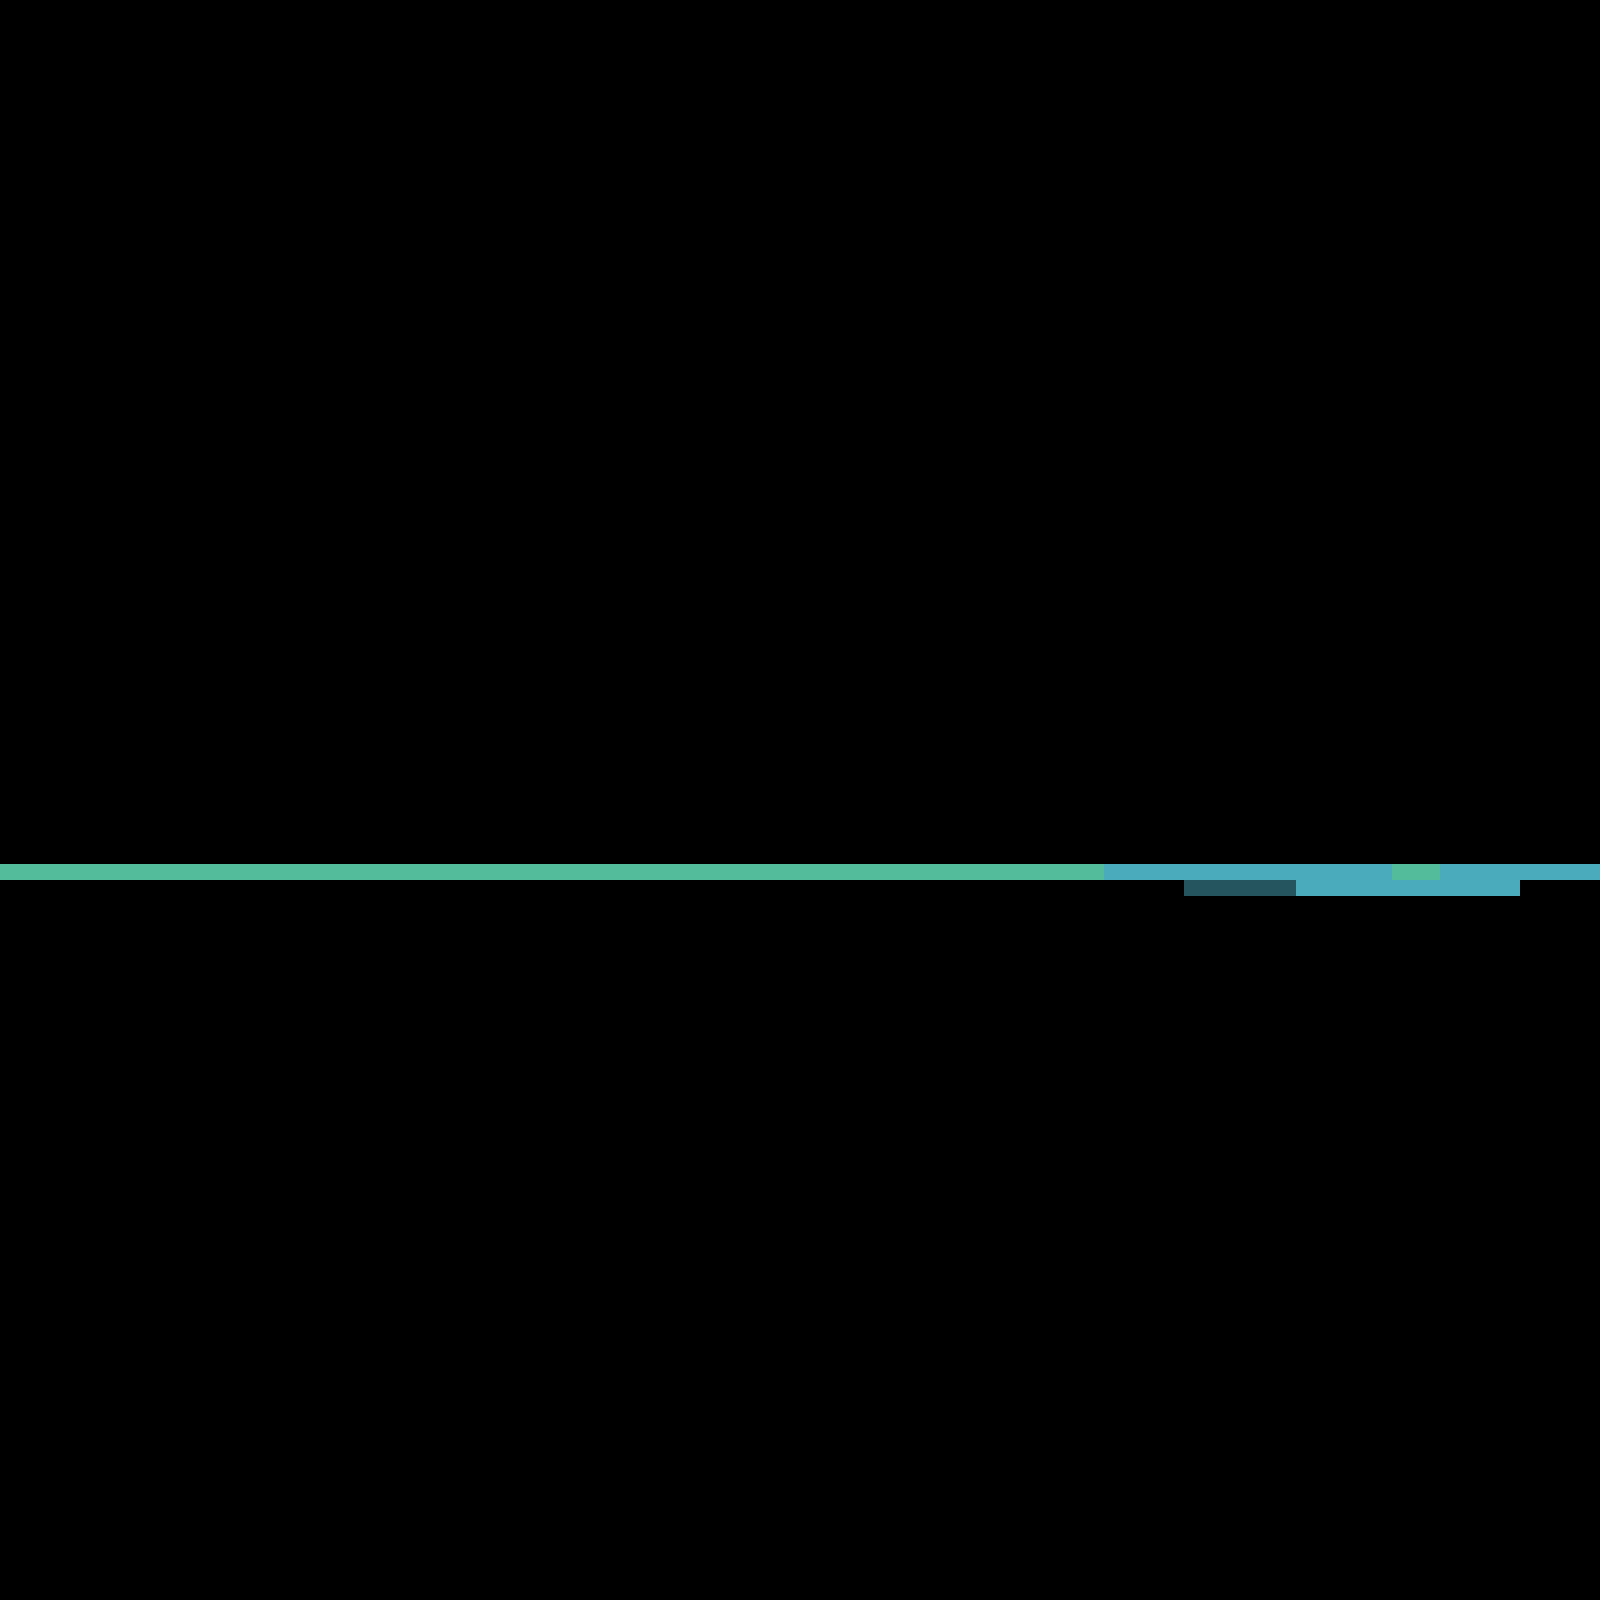

A level layout from a 2D game, rendered from its tile map. Below: a short description, then the map file with tile-grid data replaced by summaries:
An orthogonal 100x100 tile map with 16x16 px tiles, 2 tile layers (tiles, collision) and 2 objects (player).

<map version="1.0" orientation="orthogonal" renderorder="right-down" width="100" height="100" tilewidth="16" tileheight="16" nextobjectid="5">
 <tileset firstgid="1" name="tiles_20" tilewidth="16" tileheight="16">
  <image source="../tiles/tiles_20.png" width="48" height="256" />
 </tileset>
 <layer name="tiles" width="100" height="100">
  <data>[10000 cells, 114 non-empty, 1 distinct tile ids]</data>
 </layer>
 <layer name="collision" width="100" height="100" opacity="0.5">
  <data>[10000 cells, 117 non-empty, 2 distinct tile ids]</data>
 </layer>
 <objectgroup name="obj1">
  <object id="1" name="player" gid="33" x="798.667" y="852" />
  <object id="4" gid="33" x="838" y="814" />
 </objectgroup>
</map>
